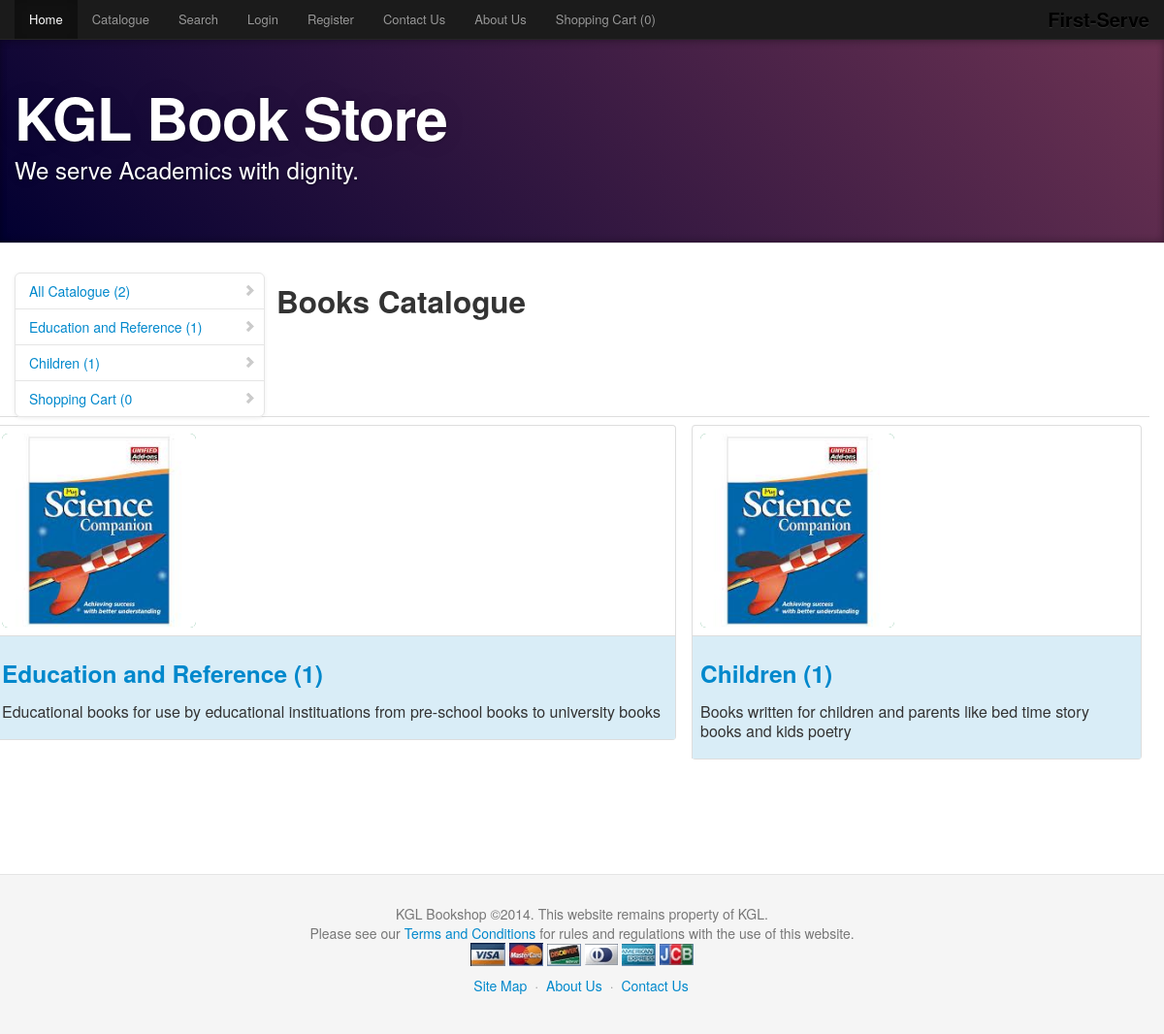
Page /catalogue.php on the earlier database version.
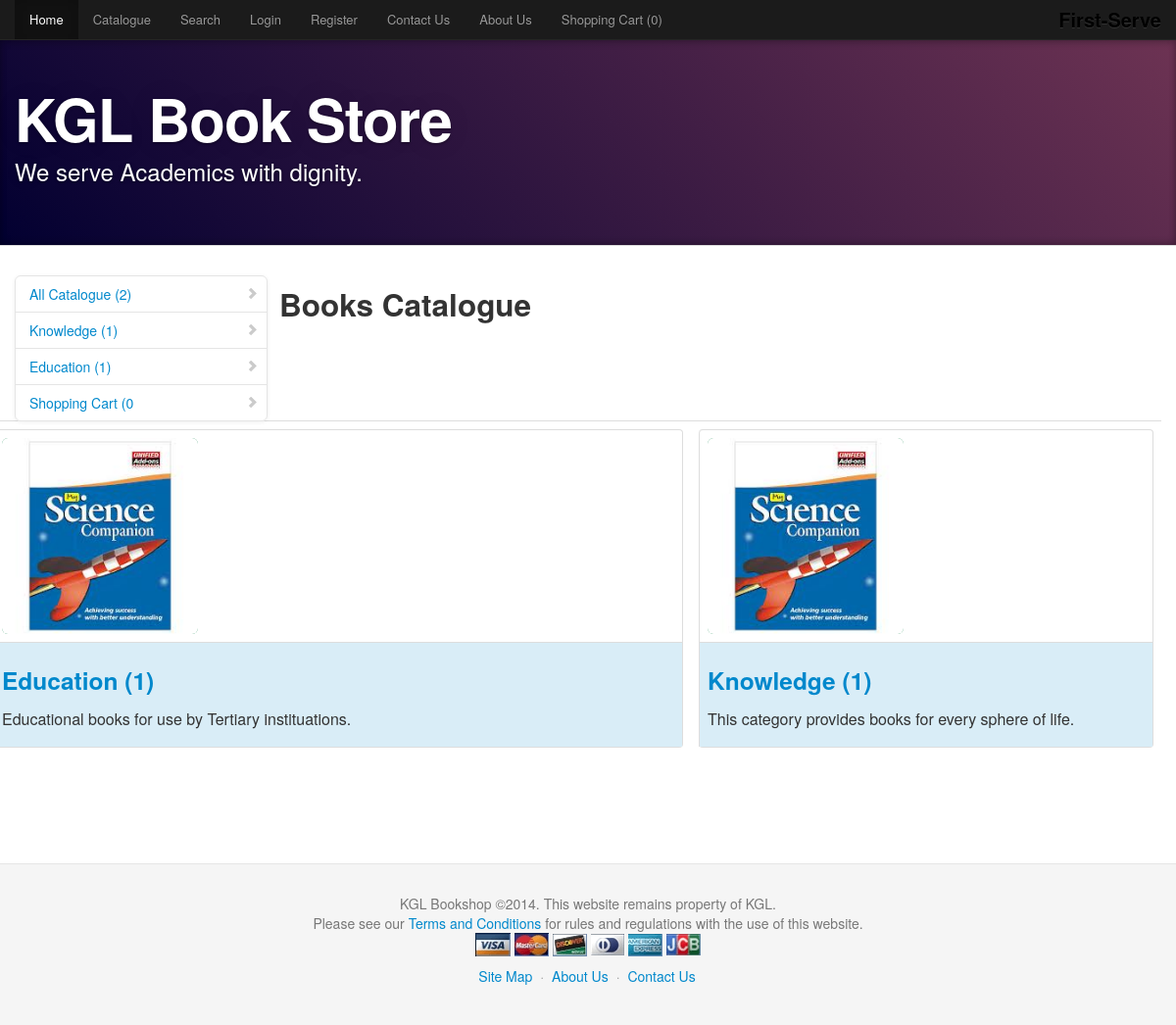
Same page on the later database version.
### tables this page shows
CREATE TABLE IF NOT EXISTS `categories` (
  `cat_id` int(11) NOT NULL AUTO_INCREMENT,
  `cat_name` varchar(50) NOT NULL,
  `cat_desc` varchar(250) NOT NULL,
  `cat_date` varchar(40) NOT NULL,
  PRIMARY KEY (`cat_id`)
);

### _modules/productmanager.php (called while the page is built, shortened)
<?php
require_once "database.php";
require_once "classes/category.class.php";
class ProductManager {
	public function getTotalProductsPerCategory($cat_id) {
		$query = "SELECT `book_id` FROM `books` WHERE `cat_id`=$cat_id";
		$result = Database::executeRealQuery($query);
		return $result->num_rows;
	}
	public function getCategoryList() {
		$query = "SELECT * FROM `categories`";
		$result = Database::executeRealQuery($query);
		$categories = array();
		while ($row = $result->fetch_assoc()) {
			$category = new Category($row['cat_id'], $row['cat_name'], $row['cat_desc'], $row['cat_date']);
			array_push($categories, $category);
		}
		return $categories;
	}
	public function getRecentCategories() {
		$query = "SELECT * FROM `categories` ORDER BY `cat_date` DESC LIMIT 0,5";
		$result = Database::executeRealQuery($query);
		$categories = array();
		while ($row = $result->fetch_assoc()) {
			$category = new Category($row['cat_id'], $row['cat_name'], $row['cat_desc'], $row['cat_date']);
			array_push($categories, $category);
		}
		return $categories;
	}
	public function countCategories() {
		$query = "SELECT * FROM `categories`";
		$result = Database::executeRealQuery($query);
		return $result->num_rows;
	}
}
?>

### database.php (called while the page is built, shortened)
<?php
class Database {
	private static $link;
	public static function connect() {
		$host = MYSQL_HOST;
		$user = MYSQL_USER;
		$pass = MYSQL_PASS;
		$database = MYSQL_DATABASE;
		if (empty($host))
			$host = "localhost";
		if (empty($user))
			$user = "root";
		if (empty($pass))
			$pass = "";
		if (empty($database))
			$database = "firstserve";
		Database::$link = new mysqli($host, $user, $pass, $database);
	}
	public static function executeRealQuery($query) {
		return Database::$link->query($query);
	}
}
?>

### _modules/classes/category.class.php (called while the page is built, shortened)
<?php
class Category {
	private $cat_id;
	private $cat_name;
	private $cat_desc;
	public function __construct($cat_id, $cat_name, $cat_desc, $cat_date) {
		$this->cat_id = $cat_id;
		$this->cat_name = $cat_name;
		$this->cat_desc = $cat_desc;
	}
	public function getId() {
		return $this->cat_id;
	}
	public function getName() {
		return $this->cat_name;
	}
	public function getDesc() {
		return $this->cat_desc;
	}
}
?>

### catalogue.php (the view, shortened to what this page needs)
<?php
require_once "_modules/productmanager.php";
include "_comp/header.php";
?>
<SECTION id=typography>
<H2>Books Catalogue</H2>
<table width="55%" border="0" align="center" class="table">
<?php
if (isset($_GET['category'])){
$cat_id = $_GET['category'];
$page = 1;
if (isset($_GET['page']))
	$page = $_GET['page'];
if (!is_numeric($cat_id)) {
	header("Location: error.php?fatalError=Invalid+category");
	exit;
}
$books = $manager->getBooksByCategory($cat_id, $page);
$category = $manager->viewCategory($cat_id);
echo "<h3><em>".$category->getName()."</em></h3>";
if (count($books) == 0) {
	print "<tr><td>No books available in this categories<br/><br/><br/><br/><br/><br/><br/><br/></td></tr>";
}else{
	$count = 0;
	$limit = 3;
	echo "<tr>";
	foreach($books as $book) {
		if ($count % $limit == 0 && $count != 0) {echo "</tr><tr>";}
?>
<td width="40%">
<table class="table table-bordered" width="100%" border="0">
	<tr ><td>
    	<a href="product.php?book=<?php echo $book->getId(); ?>"><img src="images/prod_icons/<?php echo $book->getIcon(); ?>" alt="<?php echo $book->getName(); ?>" class="img-rounded" style="background-color: #339966; max-width:200; max-height:200;"/></a>
    </td></tr>
    <tr class="info"><td height="194"><a href="product.php?book=<?php echo $book->getId(); ?>"><h3><?php echo $book->getName(); ?></h3></a>
    	<p>by <?php echo $book->getAuthor(); ?></p>
        <p>R <?php echo $book->getPrice(); ?></p>
        <p><?php
		if (!isset($_SESSION['user'])) {
		 if (!$manager->tempCartCheck($book->getId()))
				echo '<a href="cart.php?additem='.$book->getId().'" role="button" class="btn btn-success">Add to cart</a>';
			else
				echo '<a href="cart.php?removeitem='.$book->getId().'" role="button" class="btn btn-warning">Remove from cart</a>';
		}else{
			if (!$manager->permCartCheck($book->getId()))
				echo '<a href="cart.php?additem='.$book->getId().'" role="button" class="btn btn-success">Add to cart</a>';
			else
				echo '<a href="cart.php?removeitem='.$book->getId().'" role="button" class="btn btn-warning">Remove from cart</a>';
		}
        ?></p>
    </td></tr>
</table>
</td>
<?php  $count++;
} echo "</tr>";
}
}else{
$categories = $manager->getCategoryList();
if (count($categories) == 0){
	print "<tr><td>No Categories available</td></tr>";
}else{
	echo "<tr>";
	foreach($categories as $category) {
?>
<td width="60%">
<table class="table table-bordered" width="100%" border="0">
	<tr ><td>
    	<a href="catalogue.php?category=<?php echo $category->getId(); ?>"><img src="images/category.jpg" alt="<?php echo $category->getName(); ?>" class="img-rounded" style="background-color: #339966; max-width:200; max-height:200;"/></a>
    </td></tr>
    <tr class="info"><td height="80"><a href="catalogue.php?category=<?php echo $category->getId(); ?>">
      <h3><?php echo $category->getName() . ' ('. $manager->getTotalProductsPerCategory($category->getId()) . ')'; ?></h3>
    </a></p>
        <p><?php echo $category->getDesc(); ?></p>
    </td></tr>
</table>
</td>
<?php
} echo "</tr>";
}
}
?>
</table>
</SECTION>
<?php
include "_comp/footer.php";
?>

### _comp/header.php (shortened to what this page needs)
<!DOCTYPE HTML PUBLIC "-//W3C//DTD HTML 4.0 Transitional//EN">
<HTML lang=en><HEAD><TITLE><?php echo SITE_NAME . " - " . $pageTitle; ?></TITLE>
<META name=author content=""><LINK rel=stylesheet
href="Bootstrap_files/bootstrap.css"><LINK rel=stylesheet
href="Bootstrap_files/bootstrap-responsive.css"><LINK rel=stylesheet
href="Bootstrap_files/docs.css"><LINK rel=stylesheet
href="Bootstrap_files/prettify.css">
 <link href="css/design.css" rel="stylesheet">
<META name=GENERATOR content="MSHTML 8.00.6001.19400"></HEAD>
<BODY data-target=".bs-docs-sidebar" data-spy="scroll">
<DIV class="navbar navbar-inverse navbar-fixed-top">
	<DIV class=navbar-inner>
        <DIV class=container>
            <A class=brand href="index.php">First-Serve</A>
    		<DIV class="nav-collapse collapse">
				<UL class=nav>
                    <LI class=active><A href="index.php">Home</A></LI>
                    <LI><A href="catalogue.php">Catalogue</A></LI>
                    <LI><A href="search.php">Search</A></LI>
                    <?php if (!isset($_SESSION['user'])) {
                    	echo'<LI><A href="login.php">Login</A></LI>
                    		<LI><A href="register.php">Register</A></LI>';
					}else{
						echo '<LI><A href="logout.php">Logout</A></LI>
							<LI><A href="settings.php">Settings</A></LI>';
					} ?>
                    <LI><A href="contact.php">Contact Us</A></LI>
                    <LI><A href="about.php">About Us</A></LI>
                    <LI><A href="cart.php">Shopping Cart (<?php
					if (!isset($_SESSION['user'])) {
					 if (isset($_SESSION['cart'])){require_once "_modules/productmanager.php";$manager = new ProductManager();echo $manager->tempCartTotalBooks();}else{ echo"0";}
					}else{
						$manager = new ProductManager();echo $manager->permCartTotalBooks();
					}
					 ?>)</A></LI>
                </UL>
            </DIV>
		</DIV>
	</DIV>
</DIV>
<HEADER id=overview class="jumbotron subhead">
	<DIV class=container>
		<H1>KGL Book Store </H1>
		<P class=lead>We serve Academics with dignity. </P>
    </DIV>
</HEADER>
<DIV class=container>
	<DIV class=row>
<DIV class="span3 bs-docs-sidebar">
    		<UL class="nav nav-list bs-docs-sidenav">
              <LI><A href="catalogue.php"><I class=icon-chevron-right></I>All Catalogue (<?php require_once "_modules/productmanager.php";$manager = new ProductManager();echo $manager->countCategories();?>)</A></LI>
              <?php
			  	$categories = $manager->getRecentCategories();
				foreach($categories as $category) {
              echo '<LI><A href="catalogue.php?category='.$category->getId().'"><I class=icon-chevron-right></I>'.$category->getName().' ('.$manager->getTotalProductsPerCategory($category->getId()).')</A></LI>';
               } ?>
              <LI><A href="cart.php"><I class=icon-chevron-right></I>Shopping Cart (<?php
					if (!isset($_SESSION['user'])) {
					 if (isset($_SESSION['cart'])){require_once "_modules/productmanager.php";$manager = new ProductManager();echo $manager->tempCartTotalBooks();}else{ echo"0";}
					}else{
						$manager = new ProductManager();echo $manager->permCartTotalBooks();
					}
					 ?>
              </A></LI>
            </UL>
        </DIV>

### _comp/footer.php (shortened to what this page needs)
</DIV>
</DIV>
<FOOTER class=footer>
	<DIV class=container>
		<P>KGL  Bookshop &copy;2014. This website remains property of KGL.</P>
        <P>Please see our <A href="toc.php" target=_blank>Terms and Conditions</A> for rules and regulations with the use of this website.</P>
        <p class="text-center"><img src="images/cards/visa.jpg" /> <img src="images/cards/mastercard.jpg" /> <img src="images/cards/discover.jpg" /> <img src="images/cards/enroute.jpg" /> <img src="images/cards/amex.jpg" /> <img src="images/cards/jcb.jpg" /></p>
        <UL class=footer-links>
          <LI><A href="sitemap.php">Site Map</A></LI>
          <LI class=muted>·</LI>
          <LI><A href="about.php">About Us</A></LI>
          <LI class=muted>·</LI>
          <LI><A href="contact.php" ref="#">Contact Us</A></LI>
		</UL>
  </DIV>
</FOOTER>
</BODY>
</HTML>

### css/design.css (style rules this page uses)
body { height: 100%; background-color:#FFF; background-attachment: fixed; background-repeat: no-repeat; background-position: center center; }

Differences in the rows shown:
removed categories: cat_name "Children", Id "1", cat_desc "Books written for children and parents like bed time story books and kids poetry"
added categories: cat_name "Knowledge", Id "1", cat_desc "This category provides books for every sphere of life."
changed categories: cat_name "Education and Reference" → "Education"; cat_desc "Educational books for use by educational instituations from pre-school books to university books" → "Educational books for use by Tertiary instituations."
